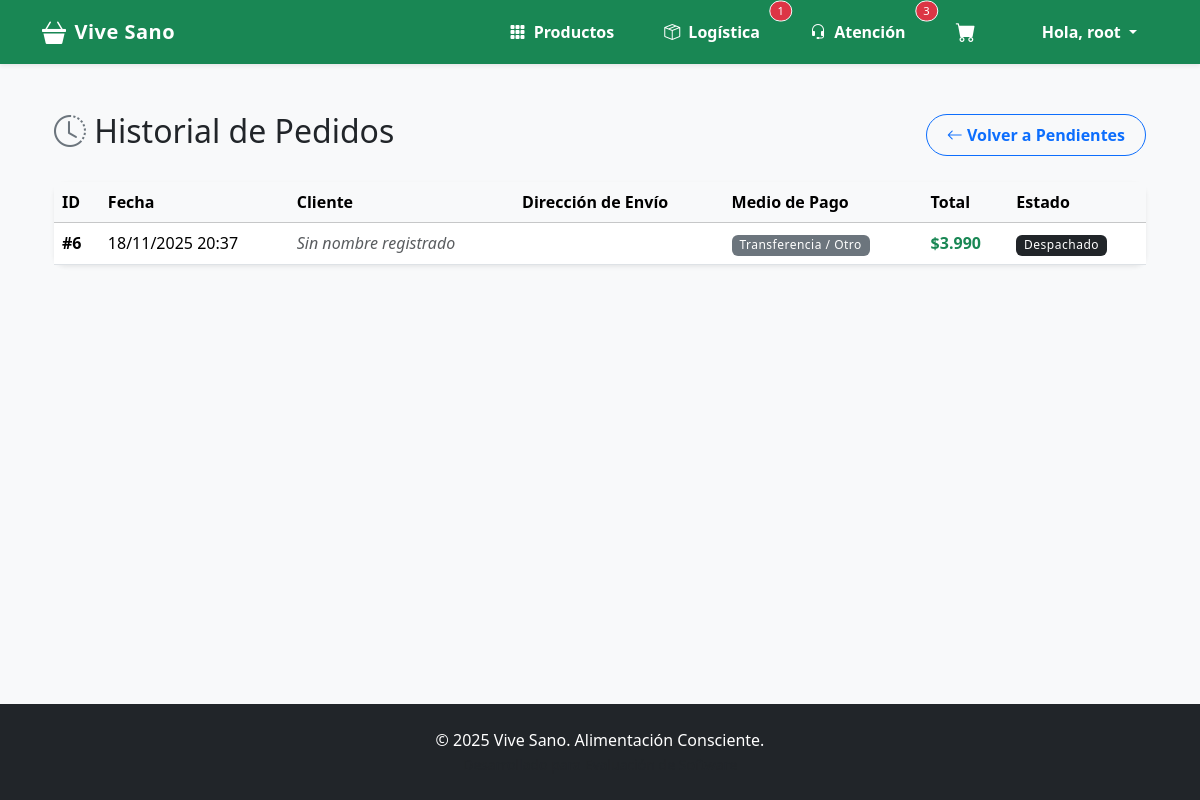
The page /gestion/logistica/historial/ (signed in) on the database as committed earlier.
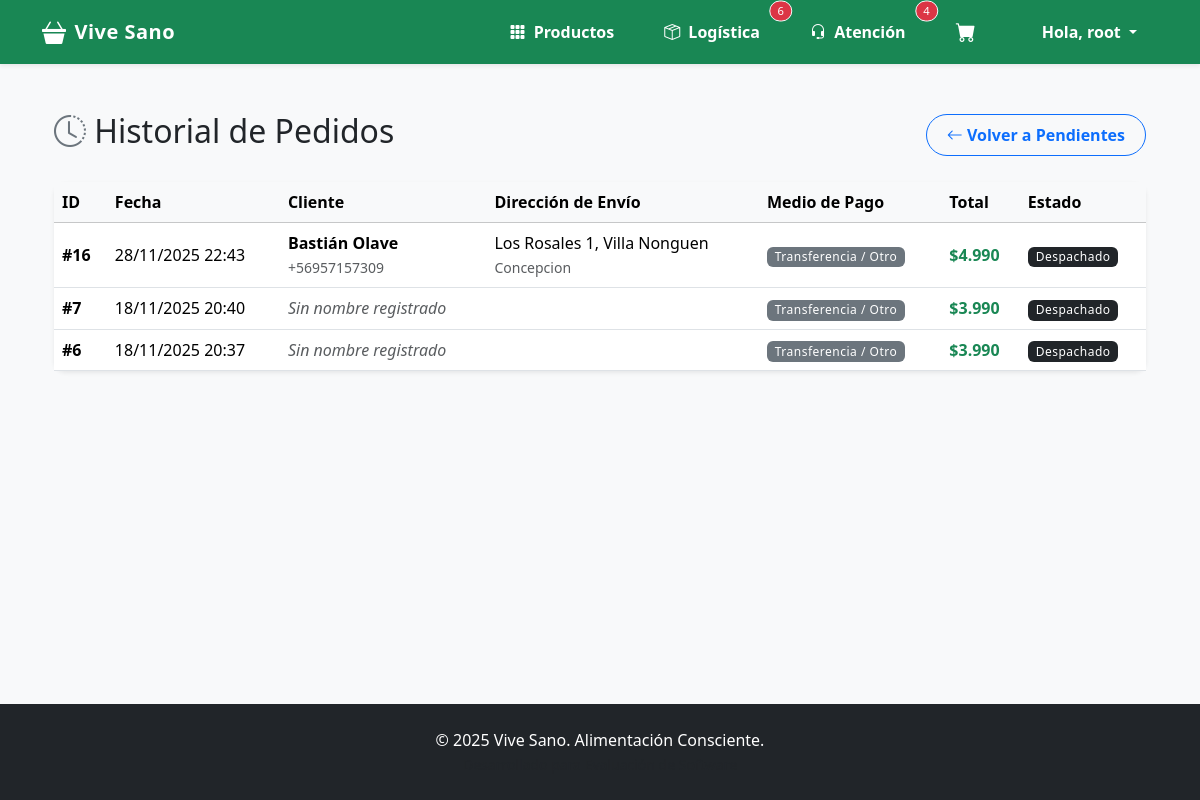
The same page on the database as committed later.
### gestion/models.py (models this page shows, shortened)
class Pedido(models.Model):
    ESTADO_CHOICES = [
        ('Pendiente', 'Pendiente'),
        ('En Preparacion', 'En Preparación'),
        ('En Espera Faltante', 'En espera por faltante'), # [cite: 339]
        ('Despachado', 'Despachado'),
        ('Entregado', 'Entregado'),
        ('Cancelado', 'Cancelado'),
    ]
    cliente = models.ForeignKey(Cliente, on_delete=models.SET_NULL, null=True, blank=True)
    fecha = models.DateTimeField(auto_now_add=True)
    total = models.DecimalField(max_digits=10, decimal_places=2, default=0.00)
    estado = models.CharField(max_length=20, choices=ESTADO_CHOICES, default='Pendiente')
    codigo_seguimiento = models.CharField(max_length=20, blank=True, null=True)

class Cliente(models.Model):
    user = models.OneToOneField(User, on_delete=models.CASCADE, null=True, blank=True)
    nombre = models.CharField(max_length=100)
    apellido = models.CharField(max_length=100)
    email = models.EmailField(unique=True)
    telefono = models.CharField(max_length=15, blank=True)
    direccion = models.CharField(max_length=255, blank=True)
    comuna = models.CharField(max_length=100, blank=True)
    codigo_postal = models.CharField(max_length=10, blank=True)

### gestion/views.py (the view)
    def wrapper(request, *args, **kwargs):
        if not request.user.is_authenticated:
            return redirect('core:login')
        if not request.user.is_staff:
            messages.error(request, "No tienes permisos para acceder a esa sección.")
            return redirect('core:home')
        return view_func(request, *args, **kwargs)

### core/context_processors.py (called while the page is built)
def contadores_globales(request):
    data = {
        'cant_logistica': 0,
        'cant_atencion': 0
    }
    if request.user.is_authenticated and request.user.is_staff:
        if request.user.groups.filter(name='Logistica').exists() or request.user.is_superuser:
            data['cant_logistica'] = Pedido.objects.filter(
                estado__in=['Pendiente', 'En Preparacion', 'Pagado (WebPay)']
            ).count()
        if request.user.groups.filter(name='Atencion al cliente').exists() or request.user.is_superuser:
            try:
                grupo_atencion = Group.objects.get(name='Atencion al cliente')
                data['cant_atencion'] = Notificacion.objects.filter(
                    destinatario_grupo=grupo_atencion
                ).exclude(estado__in=['LISTO', 'CANCELADO']).count()
            except Group.DoesNotExist:
                pass
    return data

### core/templatetags/auth_extras.py (called while the page is built)
@register.filter(name='has_group')
def has_group(user, group_name):
    try:
        group = Group.objects.get(name=group_name)
    except Group.DoesNotExist:
        return False
    return group in user.groups.all()

### gestion/templates/gestion/historial_despachos.html (shortened to what this page needs)
{% extends 'base.html' %}
{% load filtros_extra %}
{% block content %}
<div class="container-fluid">
    <div class="d-flex justify-content-between align-items-center mb-4">
        <h2><i class="bi bi-clock-history text-secondary"></i> Historial de Pedidos</h2>
        <a href="{% url 'dashboard_logistica' %}" class="btn btn-outline-primary">
            <i class="bi bi-arrow-left"></i> Volver a Pendientes
        </a>
    </div>
    <div class="card shadow-sm">
        <div class="card-body p-0">
            <div class="table-responsive">
                <table class="table table-hover align-middle mb-0">
                    <thead class="table-light">
                        <tr>
                            <th>ID</th>
                            <th>Fecha</th>
                            <th>Cliente</th>
                            <th>Dirección de Envío</th>
                            <th>Medio de Pago</th>
                            <th>Total</th>
                            <th>Estado</th>
                        </tr>
                    </thead>
                    <tbody>
                        {% for pedido in pedidos %}
                        <tr class="{% if 'Anulado' in pedido.estado %}table-danger{% endif %}">
                            <td class="fw-bold">#{{ pedido.id }}</td>
                            <td>{{ pedido.fecha|date:"d/m/Y H:i" }}</td>
                            <td>
                                {% if pedido.cliente.nombre %}
                                    <div class="fw-bold">{{ pedido.cliente.nombre }} {{ pedido.cliente.apellido }}</div>
                                {% else %}
                                    <div class="text-muted fst-italic">Sin nombre registrado</div>
                                {% endif %}
                                <small class="text-muted">{{ pedido.cliente.telefono }}</small>
                            </td>
                            <td>
                                <div>{{ pedido.cliente.direccion }}</div>
                                <small class="text-muted">{{ pedido.cliente.comuna }}</small>
                            </td>
                            <td>
                                {% if 'WebPay' in pedido.estado %}
                                    <span class="badge bg-success"><i class="bi bi-credit-card"></i> WebPay</span>
                                {% else %}
                                    <span class="badge bg-secondary">Transferencia / Otro</span>
                                {% endif %}
                            </td>
                            <td class="fw-bold text-success">{{ pedido.total|clp }}</td>
                            <td>
                                {% if 'Anulado' in pedido.estado %}
                                    <span class="badge bg-danger">Cancelado / Reembolsado</span>
                                {% else %}
                                    <span class="badge bg-dark">Despachado</span>
                                {% endif %}
                            </td>
                        </tr>
                        {% endfor %}
                    </tbody>
                </table>
            </div>
        </div>
    </div>
</div>
{% endblock %}

### templates/base.html (shortened to what this page needs)
{% load static %}
{% load auth_extras %} <!DOCTYPE html>
<html lang="es">
<head>
    <link href="https://cdn.jsdelivr.net/npm/bootstrap@5.3.2/dist/css/bootstrap.min.css" rel="stylesheet">
    <link rel="stylesheet" href="https://cdn.jsdelivr.net/npm/bootstrap-icons@1.11.3/font/bootstrap-icons.css">
    <link rel="stylesheet" href="https://cdn.jsdelivr.net/gh/lipis/flag-icons@6.6.6/css/flag-icons.min.css"/>
    <link rel="stylesheet" href="{% static 'css/styles.css' %}">
</head>
<body class="d-flex flex-column min-vh-100">
    <nav class="navbar navbar-expand-lg navbar-dark bg-success sticky-top shadow-sm">
      <div class="container">
        <a class="navbar-brand d-flex align-items-center" href="{% url 'core:home' %}">
            <i class="bi bi-basket3-fill me-2 fs-4"></i>
            <span>Vive Sano</span>
        </a>
        <div class="collapse navbar-collapse" id="navbarNav">
          <ul class="navbar-nav ms-auto align-items-center gap-2">
            <li class="nav-item">
                <a class="nav-link" href="{% url 'core:catalogo' %}">
                    <i class="bi bi-grid-3x3-gap-fill me-1"></i> Productos
                </a>
            </li>
            {% if user.is_staff %}
                {% if request.user|has_group:"Logistica" or user.is_superuser %}
                    <li class="nav-item position-relative">
                        <a class="nav-link" href="{% url 'dashboard_logistica' %}">
                            <i class="bi bi-box-seam me-1"></i> Logística
                        </a>
                        {% if cant_logistica > 0 %}
                        <span class="position-absolute top-0 start-100 translate-middle badge rounded-pill bg-danger border border-light" style="font-size: 0.7rem;">
                            {{ cant_logistica }}
                        </span>
                        {% endif %}
                    </li>
                {% endif %}
                {% if request.user|has_group:"Atencion al cliente" or user.is_superuser %}
                    <li class="nav-item position-relative">
                        <a class="nav-link" href="{% url 'dashboard_atencion' %}">
                            <i class="bi bi-headset me-1"></i> Atención
                        </a>
                        {% if cant_atencion > 0 %}
                        <span class="position-absolute top-0 start-100 translate-middle badge rounded-pill bg-danger border border-light" style="font-size: 0.7rem;">
                            {{ cant_atencion }}
                        </span>
                        {% endif %}
                    </li>
                {% endif %}
            {% endif %}
            <li class="nav-item position-relative me-2">
                <a href="{% url 'core:ver_carrito' %}" class="nav-link">
                    <i class="bi bi-cart-fill fs-5"></i>
                </a>
            </li>
            {% if user.is_authenticated %}
                <li class="nav-item dropdown ms-2">
                    <a class="nav-link dropdown-toggle" href="#" role="button" data-bs-toggle="dropdown">
                        Hola, {{ user.first_name|default:user.username }}
                    </a>
                </li>
            {% endif %}
          </ul>
        </div>
      </div>
    </nav>
    <main class="container my-5 flex-grow-1">
        {% block content %}{% endblock %}
    </main>
    <footer class="bg-dark text-white text-center py-4 mt-auto">
        <div class="container">
            <p class="mb-0">&copy; 2025 Vive Sano. Alimentación Consciente.</p>
            <small class="text-muted">Desarrollado para Evaluación de Software</small>
        </div>
    </footer>
</body>
</html>

Rows that differ between the two databases and show on the page:
added Pedido: id "16", fecha "28/11/2025 22:43", cliente.nombre "Bastián", cliente.apellido "Olave", cliente.telefono "+56957157309", cliente.direccion "Los Rosales 1, Villa Nonguen", cliente.comuna "Concepcion", estado "Transferencia / Otro", total|clp "$4.990"
now on this page (row edited): Pedido: id "7", fecha "18/11/2025 20:40", shows "Sin nombre registrado", estado "Transferencia / Otro", total|clp "$3.990"
Other text that changed with them:
{{ cant_logistica }}: "1" → "6"
{{ cant_atencion }}: "3" → "4"
